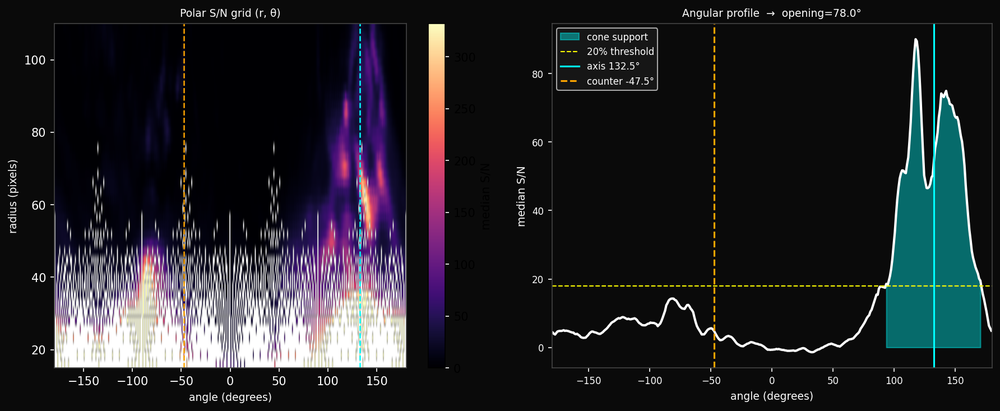
#> input picture saved_runs/ngc1068_20260514/polar_diagnostic.png, 1000 x 411 px, shrunk from 1784 x 733 before the run; its folder holds only this picture in this run
$ python -i mask_real.py   (imports and definitions only)
#> lines starting #> are read from the running program, lines starting #| are printed output that depends on the picture; after the words box and inside, x2 and y2 are one past the last pixel; in counts of white or black regions, pixels touching at a corner belong together
import os
import numpy as np
from astropy.io import fits
from scipy.ndimage import gaussian_filter, binary_opening, binary_closing, label
from skimage.morphology import remove_small_objects
from skimage.measure import label as skimage_label
from tqdm import tqdm

def generate_mask_real(img, threshold_percentile=85.0, gaussian_sigma=1.5, min_size=100):
    # Apply Gaussian filter to denoise
    smoothed = gaussian_filter(img, sigma=gaussian_sigma)

    # Compute threshold from percentile
    threshold = np.percentile(smoothed, threshold_percentile)
    binary_mask = smoothed > threshold

    # Morphological cleanup
    binary_mask = binary_opening(binary_mask)
    binary_mask = binary_closing(binary_mask)

    # Remove tiny noise blobs
    labeled_mask = skimage_label(binary_mask)
    cleaned_mask = remove_small_objects(labeled_mask, min_size=min_size)

    return (cleaned_mask > 0).astype(np.uint8)

def process_real_directory(
    input_dir="data/2d/processed/real",
    output_dir="data/2d/masks/real",
    threshold_percentile=85.0,
    gaussian_sigma=1.5,
    min_size=100
):
    os.makedirs(output_dir, exist_ok=True)
    files = [f for f in os.listdir(input_dir) if f.endswith(".fits")]

    for fname in tqdm(files, desc="Generating real masks"):
        input_path = os.path.join(input_dir, fname)
        output_path = os.path.join(output_dir, fname.replace(".fits", ".npy"))

        # Load FITS
        with fits.open(input_path) as hdul:
            image_data = hdul[0].data.astype(np.float32)

        # Generate mask
        mask = generate_mask_real(
            image_data,
            threshold_percentile=threshold_percentile,
            gaussian_sigma=gaussian_sigma,
            min_size=min_size,
        )

        # Save
        np.save(output_path, mask)

# [2 lines not run here, left out]

>>> import cv2
>>> picture = cv2.imread('../saved_runs/ngc1068_20260514/polar_diagnostic.png', cv2.IMREAD_GRAYSCALE)
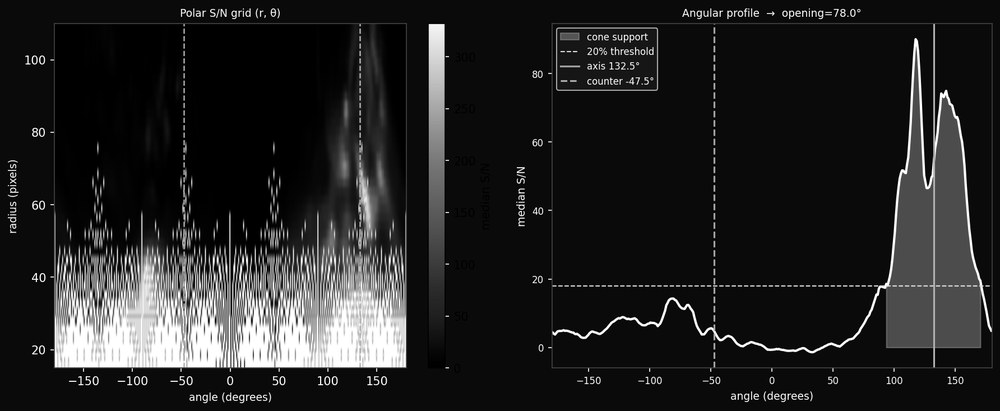
#> picture: shape (411, 1000); min 0, max 255, mean 35.5
>>> result = generate_mask_real(picture)
#> in generate_mask_real, `smoothed = gaussian_filter(img, sigma=gaussian_sigma)`:
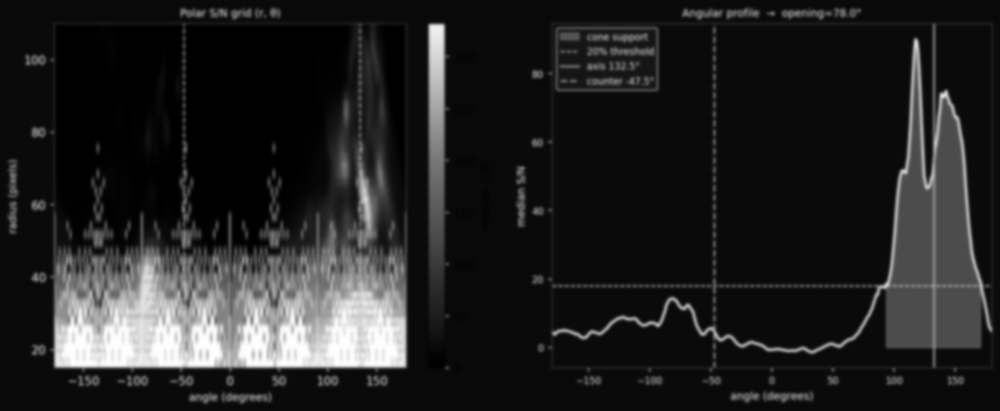
#> smoothed: shape (411, 1000); min 0, max 254, mean 35.1
#> in generate_mask_real, `threshold = np.percentile(smoothed, threshold_percentile)`: threshold = 76
#> in generate_mask_real, `binary_mask = smoothed > threshold`:
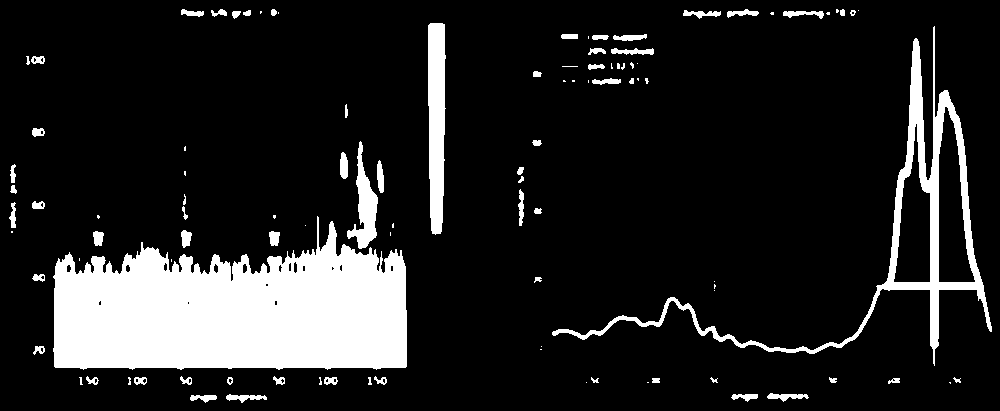
#> binary_mask: shape (411, 1000) bool; 14% white; 103 white regions (39 under 20 px), largest, box (x1, y1, x2, y2) and area: (53, 216, 407, 370) 38724, (552, 26, 992, 366) 9040, (428, 23, 446, 235) 3238
#> in generate_mask_real, `binary_mask = binary_opening(binary_mask)`:
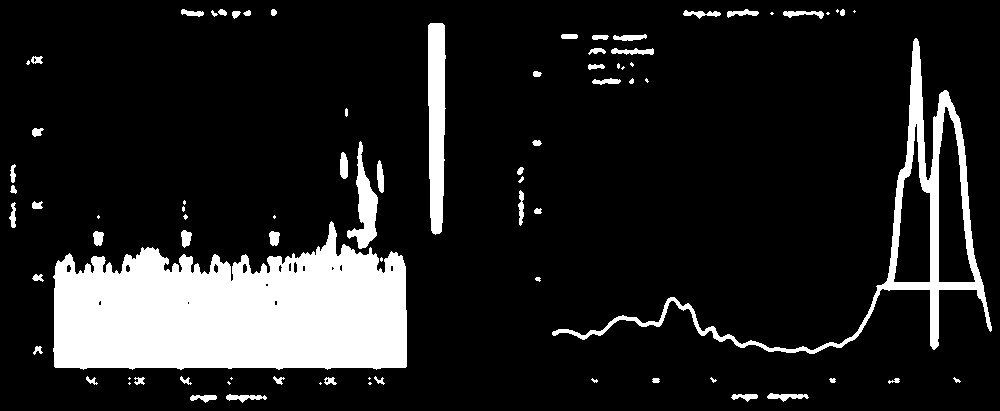
#> binary_mask: shape (411, 1000) bool; 13.8% white; 81 white regions (24 under 20 px), largest, box (x1, y1, x2, y2) and area: (53, 221, 407, 370) 38521, (552, 38, 992, 354) 8823, (428, 23, 446, 235) 3235
#> in generate_mask_real, `binary_mask = binary_closing(binary_mask)`:
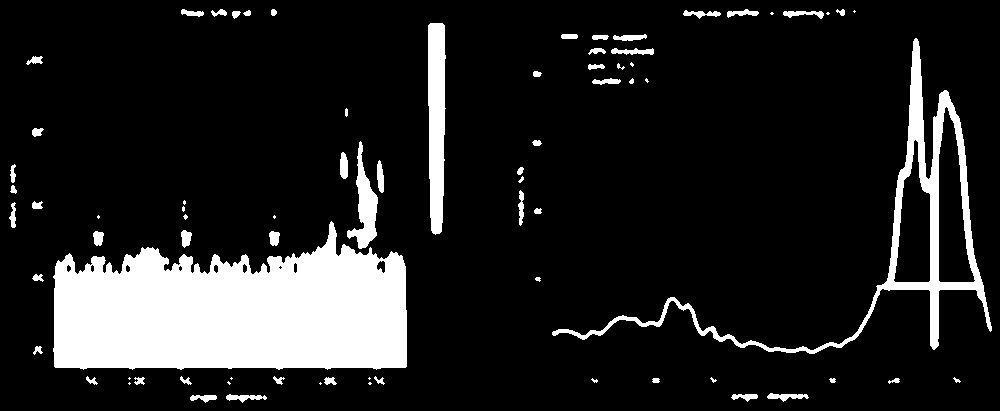
#> binary_mask: shape (411, 1000) bool; 13.8% white; 76 white regions (19 under 20 px), largest, box (x1, y1, x2, y2) and area: (53, 221, 407, 370) 38697, (552, 38, 992, 354) 8870, (428, 23, 446, 235) 3235
#> in generate_mask_real, `labeled_mask = skimage_label(binary_mask)`:
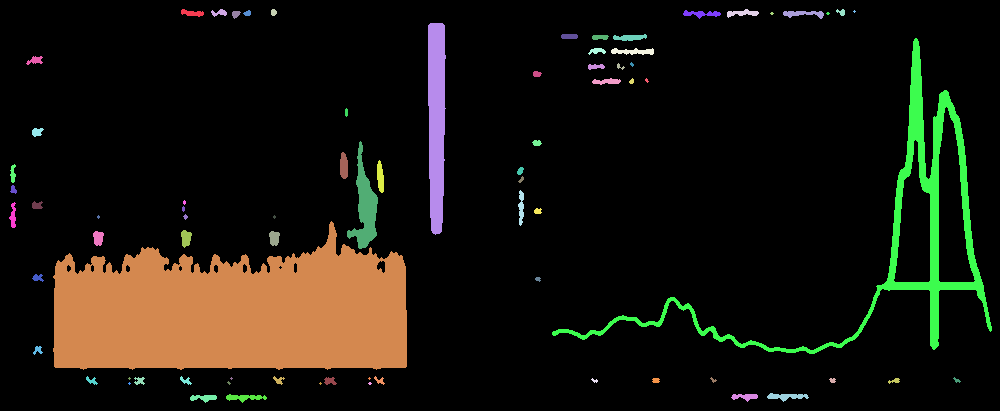
#> labeled_mask: shape (411, 1000) int32; 77 distinct labels, from 0 to 76; one colour per label, 0 black
#> in generate_mask_real, `cleaned_mask = remove_small_objects(labeled_mask, min_size=min_size)`: cleaned_mask: shape (411, 1000) int32; 23 distinct labels, from 0 to 76
#> in generate_mask_real, `return (cleaned_mask > 0).astype(np.uint8)`:
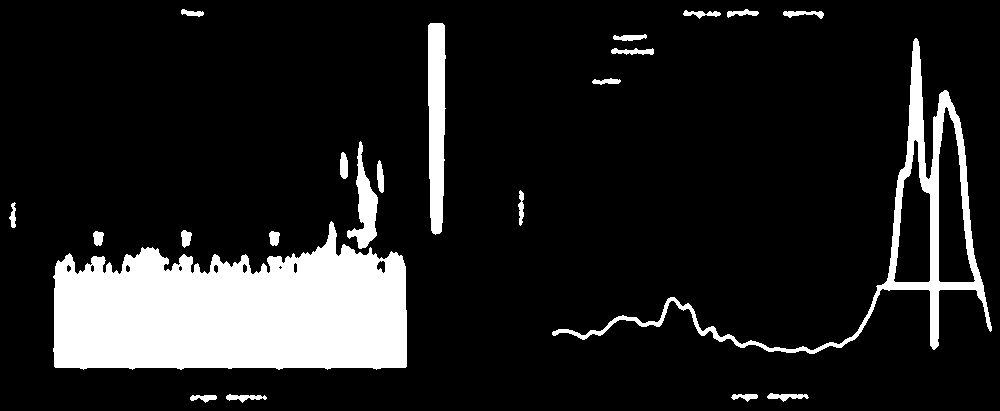
#> returned value: shape (411, 1000); values 0 (black) and 1 (white), 13.4% white; 22 white regions, largest, box (x1, y1, x2, y2) and area: (53, 221, 407, 370) 38697, (552, 38, 992, 354) 8870, (428, 23, 446, 235) 3235

$ run again, on saved_runs/ngc1068_20260514/prediction.png
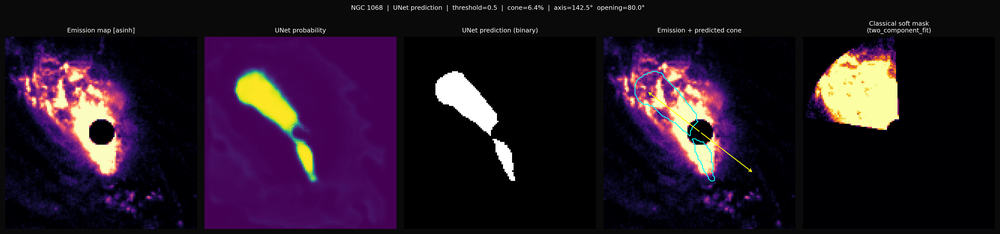
#> input picture saved_runs/ngc1068_20260514/prediction.png, 1000 x 234 px, shrunk from 3980 x 930 before the run
#> in generate_mask_real, `smoothed = gaussian_filter(img, sigma=gaussian_sigma)`:
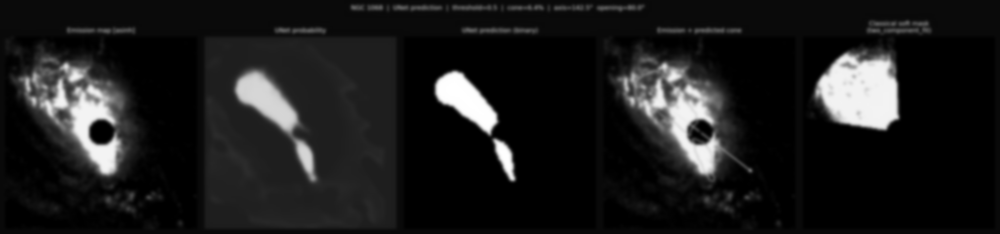
#> smoothed: shape (234, 1000); min 0, max 255, mean 27.9
#> threshold = 37
#> labeled_mask: shape (234, 1000) int32; 48 distinct labels, from 0 to 47
#> cleaned_mask: shape (234, 1000) int32; 22 distinct labels, from 0 to 40
#> in generate_mask_real, `return (cleaned_mask > 0).astype(np.uint8)`:
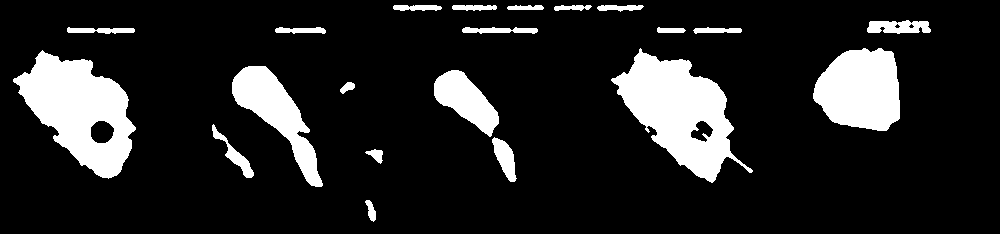
#> returned value: shape (234, 1000); values 0 (black) and 1 (white), 14.3% white; 21 white regions, largest, box (x1, y1, x2, y2) and area: (611, 48, 753, 183) 8787, (13, 50, 136, 179) 8485, (813, 48, 900, 131) 5638
